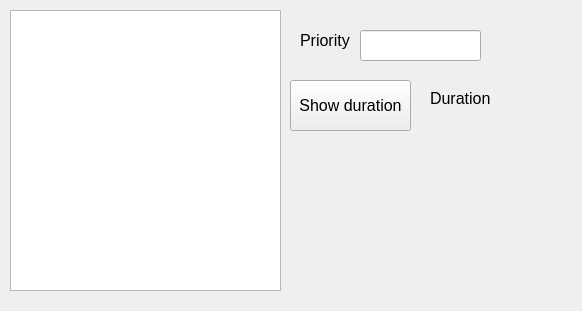
<?xml version="1.0" encoding="UTF-8"?>
<ui version="4.0">
 <class>GUI</class>
 <widget class="QWidget" name="GUI">
  <property name="geometry">
   <rect>
    <x>0</x>
    <y>0</y>
    <width>582</width>
    <height>311</height>
   </rect>
  </property>
  <property name="windowTitle">
   <string>Form</string>
  </property>
  <widget class="QListWidget" name="task_listWidget">
   <property name="geometry">
    <rect>
     <x>10</x>
     <y>10</y>
     <width>271</width>
     <height>281</height>
    </rect>
   </property>
   <property name="font">
    <font>
     <pointsize>12</pointsize>
    </font>
   </property>
  </widget>
  <widget class="QLineEdit" name="lineEdit">
   <property name="geometry">
    <rect>
     <x>360</x>
     <y>30</y>
     <width>121</width>
     <height>31</height>
    </rect>
   </property>
   <property name="font">
    <font>
     <pointsize>12</pointsize>
    </font>
   </property>
  </widget>
  <widget class="QPushButton" name="show_duration_pushButton">
   <property name="geometry">
    <rect>
     <x>290</x>
     <y>80</y>
     <width>121</width>
     <height>51</height>
    </rect>
   </property>
   <property name="font">
    <font>
     <pointsize>12</pointsize>
    </font>
   </property>
   <property name="text">
    <string>Show duration</string>
   </property>
  </widget>
  <widget class="QLabel" name="show_duration_label">
   <property name="geometry">
    <rect>
     <x>430</x>
     <y>90</y>
     <width>61</width>
     <height>16</height>
    </rect>
   </property>
   <property name="font">
    <font>
     <pointsize>12</pointsize>
    </font>
   </property>
   <property name="text">
    <string>Duration</string>
   </property>
  </widget>
  <widget class="QLabel" name="label_2">
   <property name="geometry">
    <rect>
     <x>300</x>
     <y>30</y>
     <width>51</width>
     <height>21</height>
    </rect>
   </property>
   <property name="font">
    <font>
     <pointsize>12</pointsize>
    </font>
   </property>
   <property name="text">
    <string>Priority: </string>
   </property>
  </widget>
 </widget>
 <resources/>
 <connections/>
</ui>
